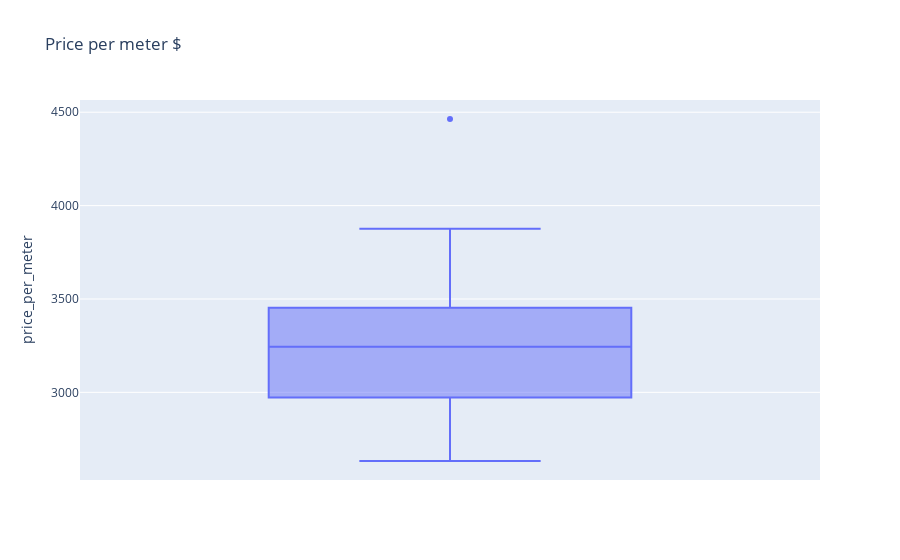

Write notebook code for a chart like this one.
### Code cell
price = df['price_per_meter'] 
fig = px.box(price, y="price_per_meter", title= "Price per meter $")
fig.show()

### Figure 1 — Plotly figure (JSON) as saved in the notebook; plotly's stock layout.template omitted (floating-point values rounded to 4 significant figures; data arrays with more than 128 entries replaced by an {"elided": "..."} marker saying what was removed)
{"data": [{"alignmentgroup": "True", "hovertemplate": "price_per_meter=%{y}<extra></extra>", "legendgroup": "", "marker": {"color": "#636efa"}, "name": "", "notched": false, "offsetgroup": "", "orientation": "v", "showlegend": false, "type": "box", "x0": " ", "xaxis": "x", "y": {"elided": "195 float values"}, "y0": " ", "yaxis": "y"}], "layout": {"boxmode": "group", "legend": {"tracegroupgap": 0}, "title": {"text": "Price per meter $"}, "xaxis": {"anchor": "y", "domain": [0, 1]}, "yaxis": {"anchor": "x", "domain": [0, 1], "title": {"text": "price_per_meter"}}}}
